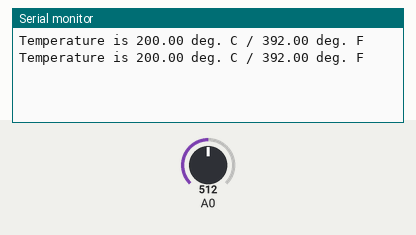
The sketch below on a simulated Arduino Uno, built with avr-gcc and run on an emulated ATmega328P. Shown: the last lines printed to the serial monitor. Inputs (shaded band) come from the test bench; at power-on: A0 = 512.

Above: at 1.8 s.
1.9 s: A0 set to 716
At 2.5 s:
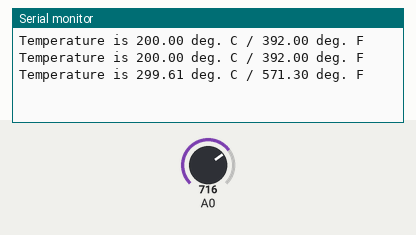
3.4 s: A0 set to 900
At 4.8 s:
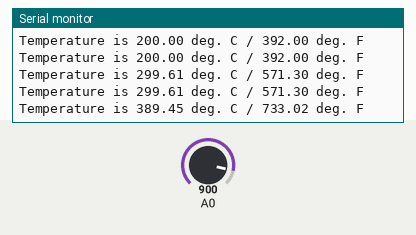
Timing chart, 0 to 6.4 s (numbered marks = the images above; inputs shaded):
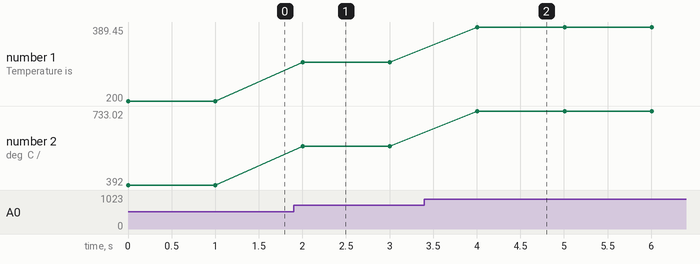

The sketch:

sketch_aug30a.ino
```cpp
float celsius = 0;
float fahrenheit = 0;

void setup() {
	Serial.begin(9600);
}

float findCel() {
  float sensor = 0;
  float voltage = 0;
  sensor = analogRead(0);
  voltage = sensor * 5000 / 1024 - 500;
	celsius = voltage / 10;
	return(celsius);
}

float findFah(float celsius) {
	fahrenheit = (1.8 * celsius) + 32;
	return(fahrenheit);
}

void displayTemps(float celsius, float fahrenheit) {
	Serial.print("Temperature is ");
	Serial.print(celsius, 2);
	Serial.print(" deg. C / ");
	Serial.print(fahrenheit, 2);
	Serial.println(" deg. F");
}

void loop() {
	celsius = findCel();
	fahrenheit = findFah(celsius);
	displayTemps(celsius, fahrenheit);
	delay(1000);
}
```

Measured:
- after the input at 1.9 s, the serial monitor: prints a new line after 0.10 s (image 1)
- after the input at 3.4 s, the serial monitor: prints a new line after 0.61 s (image 2)
- plotted number 1: 200 → 299.61 after the input at 1.9 s, 299.61 → 389.45 after the input at 3.4 s
- plotted number 2: 392 → 571.3 after the input at 1.9 s, 571.3 → 733.02 after the input at 3.4 s
